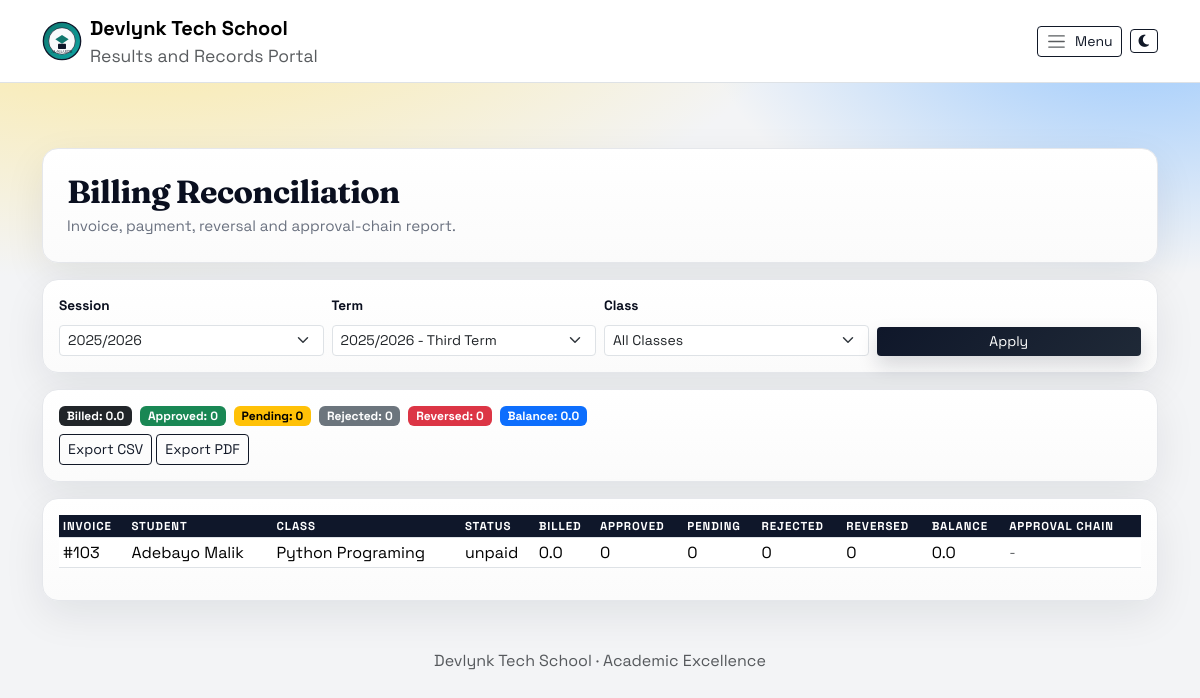
The page /billing/reconciliation/ (signed in) on the database its author committed.
### accounts/models.py (models this page shows, shortened)
class SchoolBranding(models.Model):
    GRADING_TEMPLATE_CUSTOM = "custom"
    GRADING_TEMPLATE_WAEC = "waec"
    GRADING_TEMPLATE_STRICT = "strict"
    GRADING_TEMPLATE_CHOICES = (
        (GRADING_TEMPLATE_CUSTOM, "Custom"),
        (GRADING_TEMPLATE_WAEC, "WAEC Standard"),
        (GRADING_TEMPLATE_STRICT, "Strict Senior"),
    )
    REPORT_STYLE_CLASSIC = "classic"
    REPORT_STYLE_COMPACT = "compact"
    REPORT_STYLE_CHOICES = (
        (REPORT_STYLE_CLASSIC, "Classic"),
        (REPORT_STYLE_COMPACT, "Compact"),
    )
    PRINT_DENSITY_STANDARD = "standard"
    PRINT_DENSITY_DENSE = "dense"
    PRINT_DENSITY_CHOICES = (
        (PRINT_DENSITY_STANDARD, "Standard"),
        (PRINT_DENSITY_DENSE, "High Density"),
    )
    id = models.AutoField(primary_key=True)
    school_name = models.CharField(max_length=150, default="Al-Waarith Model College")
    school_motto = models.CharField(max_length=200, default="Results and Records Portal")
    school_logo = models.FileField(upload_to="branding/", blank=True, null=True)
    principal_signature_name = models.CharField(max_length=120, default="Principal")
    class_teacher_signature_name = models.CharField(max_length=120, default="Class Teacher")
    principal_signature_file = models.FileField(
        upload_to="branding/signatures/", blank=True, null=True
    )
    class_teacher_signature_file = models.FileField(
        upload_to="branding/signatures/", blank=True, null=True
    )
    grading_template = models.CharField(
        max_length=16, choices=GRADING_TEMPLATE_CHOICES, default=GRADING_TEMPLATE_CUSTOM
    )
    report_template_style = models.CharField(
        max_length=16, choices=REPORT_STYLE_CHOICES, default=REPORT_STYLE_CLASSIC
    )
    report_print_density = models.CharField(
        max_length=16, choices=PRINT_DENSITY_CHOICES, default=PRINT_DENSITY_STANDARD
    )
    result_footer_note = models.CharField(max_length=160, blank=True)
    grade_a_min = models.PositiveSmallIntegerField(default=70)
    grade_b_min = models.PositiveSmallIntegerField(default=60)
    grade_c_min = models.PositiveSmallIntegerField(default=50)
    grade_d_min = models.PositiveSmallIntegerField(default=45)
    pass_mark = models.PositiveSmallIntegerField(default=45)
    promotion_min_attendance_rate = models.FloatField(default=75.0)
    promotion_min_behavior_average = models.FloatField(default=2.5)
    promotion_require_non_cognitive = models.BooleanField(default=True)
    updated_at = models.DateTimeField(auto_now=True)
    class Meta:
        verbose_name = "School Branding"
        verbose_name_plural = "School Branding"
    @classmethod
    def get_solo(cls):
        obj = cls.objects.order_by("id").first()
        if obj:
            return obj
        return cls.objects.create()

### billing/models.py (models this page shows, shortened)
class Invoice(models.Model):
    STATUS_CHOICES = (
        ("unpaid", "Unpaid"),
        ("partial", "Partially Paid"),
        ("paid", "Paid"),
        ("void", "Voided"),
    )
    student = models.ForeignKey(Student, on_delete=models.CASCADE)
    session = models.ForeignKey(AcademicSession, on_delete=models.CASCADE)
    term = models.ForeignKey(Term, on_delete=models.SET_NULL, null=True, blank=True)
    status = models.CharField(max_length=20, choices=STATUS_CHOICES, default="unpaid")
    created_at = models.DateTimeField(auto_now_add=True)
    class Meta:
        ordering = ("-created_at",)
        indexes = [
            models.Index(fields=("session", "term", "status")),
            models.Index(fields=("student", "status")),
        ]
    @property
    def total_amount(self):
        return sum(item.amount for item in self.items.all())
    @property
    def paid_amount(self):
        return sum(
            payment.amount
            for payment in self.payments.filter(approval_status="approved", is_reversed=False)
        )
    @property
    def balance(self):
        return max(self.total_amount - self.paid_amount, 0)

### students/models.py (models this page shows, shortened)
class Student(models.Model):
    GENDER_CHOICES = (
        ("M", "Male"),
        ("F", "Female"),
    )
    first_name = models.CharField(max_length=100)
    last_name = models.CharField(max_length=100, null=True, blank=True)
    admission_number = models.CharField(max_length=100, unique=True)
    gender = models.CharField(max_length=1, choices=GENDER_CHOICES)
    school_class = models.ForeignKey(
        SchoolClass,
        on_delete=models.SET_NULL,
        null=True,
        blank=True,
        related_name="students",
    )
    class_name = models.CharField(max_length=50, null=True, blank=True)
    email = models.EmailField(blank=True)
    parent_email = models.EmailField(blank=True)
    created_at = models.DateTimeField(auto_now_add=True)
    @property
    def full_name(self):
        last_name = self.last_name or ""
        return f"{self.first_name} {last_name}".strip()

### billing/views.py (the view, shortened to what this page needs)
# urls.py: path("reconciliation/", views.reconciliation_report, name="reconciliation_report"),
@finance_monitor_required
def reconciliation_report(request):
    session = AcademicSession.objects.filter(is_active=True).first() or AcademicSession.objects.order_by("-id").first()
    term = Term.objects.filter(session=session, is_active=True).first() if session else None
    class_name = (request.GET.get("class_name") or "").strip()
    if request.GET.get("session"):
        session = AcademicSession.objects.filter(id=request.GET.get("session")).first()
        term = Term.objects.filter(session=session, is_active=True).first() if session else None
    if request.GET.get("term"):
        term = Term.objects.filter(id=request.GET.get("term"), session=session).first()
    invoices = (
        Invoice.objects.select_related("student", "session", "term")
        .prefetch_related("items", "payments__received_by", "payments__approved_by", "payments__reversed_by")
        .order_by("-id")
    )
    if session:
        invoices = invoices.filter(session=session)
    if term:
        invoices = invoices.filter(term=term)
    if class_name:
        invoices = invoices.filter(student__class_name=class_name)
    rows = []
    totals = {
        "billed": 0,
        "approved": 0,
        "pending": 0,
        "rejected": 0,
        "reversed": 0,
        "balance": 0,
    }
    for invoice in invoices:
        billed = float(invoice.total_amount or 0)
        approved = sum(
            float(p.amount)
            for p in invoice.payments.all()
            if p.approval_status == "approved" and not p.is_reversed
        )
        pending = sum(
            float(p.amount) for p in invoice.payments.all() if p.approval_status == "pending"
        )
        rejected = sum(
            float(p.amount) for p in invoice.payments.all() if p.approval_status == "rejected"
        )
        reversed_amount = sum(
            float(p.amount) for p in invoice.payments.all() if p.is_reversed
        )
        balance = float(invoice.balance or 0)
        chain = " | ".join(
            [
                (
                    f"{p.receipt_number or '-'}:"
                    f"{p.approval_status}"
                    f"{' (reversed)' if p.is_reversed else ''}"
                    f" by {p.approved_by.username if p.approved_by else '-'}"
                )
                for p in invoice.payments.all()
            ]
        )
        totals["billed"] += billed
        totals["approved"] += approved
        totals["pending"] += pending
        totals["rejected"] += rejected
        totals["reversed"] += reversed_amount
        totals["balance"] += balance
        rows.append(
            {
                "invoice": invoice,
                "billed": billed,
                "approved": approved,
                "pending": pending,
                "rejected": rejected,
                "reversed": reversed_amount,
                "balance": balance,
                "approval_chain": chain,
            }
        )
    classes = (
        Student.objects.exclude(class_name__isnull=True)
        .exclude(class_name="")
        .values_list("class_name", flat=True)
        .distinct()
        .order_by("class_name")
    )
    return render(
        request,
        "billing/reconciliation_report.html",
        {
            "sessions": AcademicSession.objects.all().order_by("-id"),
            "terms": Term.objects.filter(session=session).order_by("order") if session else [],
            "selected_session": session,
            "selected_term": term,
            "selected_class_name": class_name,
            "class_names": classes,
            "rows": rows,
            "totals": totals,
        },
    )

### templates/billing/reconciliation_report.html (shortened to what this page needs)
{% extends "base.html" %}
{% block content %}
<div class="waec-card p-4 mb-3">
  <h2 class="waec-title mb-1">Billing Reconciliation</h2>
  <div class="waec-subtitle">Invoice, payment, reversal and approval-chain report.</div>
</div>
<form method="get" class="waec-card p-3 mb-3">
  <div class="row g-2 align-items-end">
    <div class="col-md-3">
      <label class="form-label">Session</label>
      <select name="session" class="form-select form-select-sm">
        {% for s in sessions %}
          <option value="{{ s.id }}" {% if selected_session and s.id == selected_session.id %}selected{% endif %}>{{ s }}</option>
        {% endfor %}
      </select>
    </div>
    <div class="col-md-3">
      <label class="form-label">Term</label>
      <select name="term" class="form-select form-select-sm">
        {% for t in terms %}
          <option value="{{ t.id }}" {% if selected_term and t.id == selected_term.id %}selected{% endif %}>{{ t }}</option>
        {% endfor %}
      </select>
    </div>
    <div class="col-md-3">
      <label class="form-label">Class</label>
      <select name="class_name" class="form-select form-select-sm">
        <option value="">All Classes</option>
      </select>
    </div>
    <div class="col-md-3 d-grid">
      <button class="btn btn-dark btn-sm">Apply</button>
    </div>
  </div>
</form>
<div class="waec-card p-3 mb-3">
  <div class="d-flex gap-2 flex-wrap">
    <span class="badge text-bg-dark">Billed: {{ totals.billed }}</span>
    <span class="badge text-bg-success">Approved: {{ totals.approved }}</span>
    <span class="badge text-bg-warning">Pending: {{ totals.pending }}</span>
    <span class="badge text-bg-secondary">Rejected: {{ totals.rejected }}</span>
    <span class="badge text-bg-danger">Reversed: {{ totals.reversed }}</span>
    <span class="badge text-bg-primary">Balance: {{ totals.balance }}</span>
  </div>
  <a class="btn btn-outline-dark btn-sm mt-2" href="?session={{ selected_session.id }}&term={{ selected_term.id }}&class_name={{ selected_class_name }}&export=csv">Export CSV</a>
  <a class="btn btn-outline-dark btn-sm mt-2" href="?session={{ selected_session.id }}&term={{ selected_term.id }}&class_name={{ selected_class_name }}&export=pdf">Export PDF</a>
</div>
<div class="waec-card p-3">
  <div class="table-responsive">
    <table class="table table-sm waec-table align-middle">
      <thead>
        <tr>
          <th>Invoice</th>
          <th>Student</th>
          <th>Class</th>
          <th>Status</th>
          <th>Billed</th>
          <th>Approved</th>
          <th>Pending</th>
          <th>Rejected</th>
          <th>Reversed</th>
          <th>Balance</th>
          <th>Approval Chain</th>
        </tr>
      </thead>
      <tbody>
        {% for row in rows %}
        <tr>
          <td>#{{ row.invoice.id }}</td>
          <td>{{ row.invoice.student.full_name }}</td>
          <td>{{ row.invoice.student.class_name }}</td>
          <td>{{ row.invoice.status }}</td>
          <td>{{ row.billed }}</td>
          <td>{{ row.approved }}</td>
          <td>{{ row.pending }}</td>
          <td>{{ row.rejected }}</td>
          <td>{{ row.reversed }}</td>
          <td>{{ row.balance }}</td>
          <td class="small text-muted">{{ row.approval_chain|default:"-" }}</td>
        </tr>
        {% empty %}
        <tr>
          <td colspan="11" class="text-center text-muted py-3">No reconciliation data.</td>
        </tr>
        {% endfor %}
      </tbody>
    </table>
  </div>
</div>
{% endblock %}

### templates/base.html (shortened to what this page needs)
﻿{% load static %}
<!DOCTYPE html>
<html lang="en">
<head>
    <link href="https://cdn.jsdelivr.net/npm/bootstrap@5.3.2/dist/css/bootstrap.min.css" rel="stylesheet">
    <link rel="stylesheet" href="https://cdnjs.cloudflare.com/ajax/libs/font-awesome/6.5.1/css/all.min.css">
    <link href="{% static 'css/app.css' %}" rel="stylesheet">
    {% if page_css_path %}
    <link href="{% static page_css_path %}" rel="stylesheet">
    {% endif %}
</head>
<body>
<nav class="navbar navbar-expand-lg navbar-light bg-white border-bottom fixed-top">
  <div class="container">
    <a class="navbar-brand d-flex align-items-center gap-2" href="{% url 'home' %}">
      <img src="{{ school_logo_url }}" alt="School Badge" width="40" height="40">
      <div>
        <div class="fw-bold">{{ school_name_display }}</div>
        <div class="text-muted small">{{ school_motto_display }}</div>
      </div>
    </a>
    <div class="d-flex align-items-center gap-2 ms-auto">
      <button class="btn btn-outline-dark btn-sm d-inline-flex align-items-center gap-2" type="button" data-bs-toggle="offcanvas" data-bs-target="#sideNav" aria-controls="sideNav">
        <span class="navbar-toggler-icon"></span>
        <span class="d-none d-md-inline">Menu</span>
      </button>
      <button class="btn btn-outline-dark btn-sm d-inline-flex align-items-center gap-2" type="button" id="themeToggle" aria-label="Toggle theme">
        <i class="fa-solid fa-moon" id="themeToggleIcon"></i>
      </button>
    </div>
  </div>
</nav>
<main class="container py-4 page-content">
    {% block content %}{% endblock %}
</main>
<footer class="text-center text-muted py-4">
    {{ school_name_display }} · Academic Excellence
</footer>
</body>
</html>

### rows shown on the page
SchoolBranding: school_name "Devlynk Tech School", school_motto "Results and Records Portal"
Invoice: invoice.id "103", invoice.student.full_name "Adebayo Malik", invoice.student.class_name "Python Programing", invoice.status "unpaid", billed "0.0", approved "0", pending "0", rejected "0", reversed "0", balance "0.0", approval_chain "-"

### other values the page prints
{{ totals.billed }} "0.0"
{{ totals.approved }} "0"
{{ totals.pending }} "0"
{{ totals.rejected }} "0"
{{ totals.reversed }} "0"
{{ totals.balance }} "0.0"
form field session "2025/2026"
form field term "2025/2026 - Third Term"
